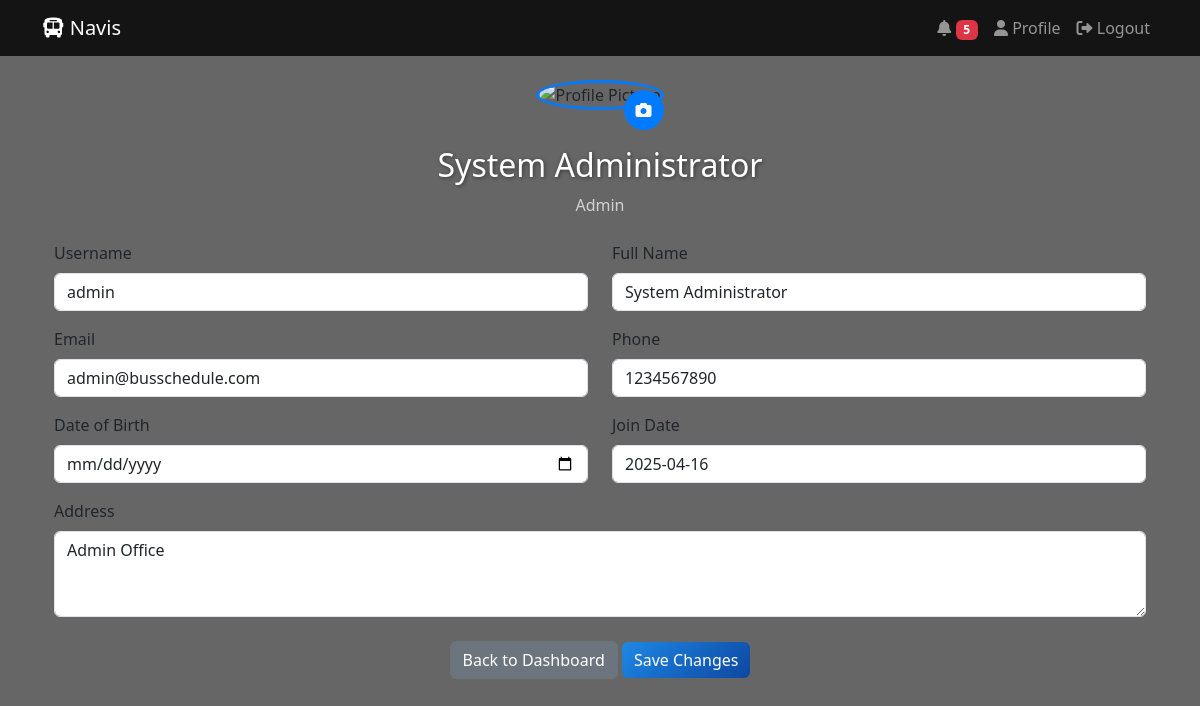
The app's page /profile (signed in), older data.
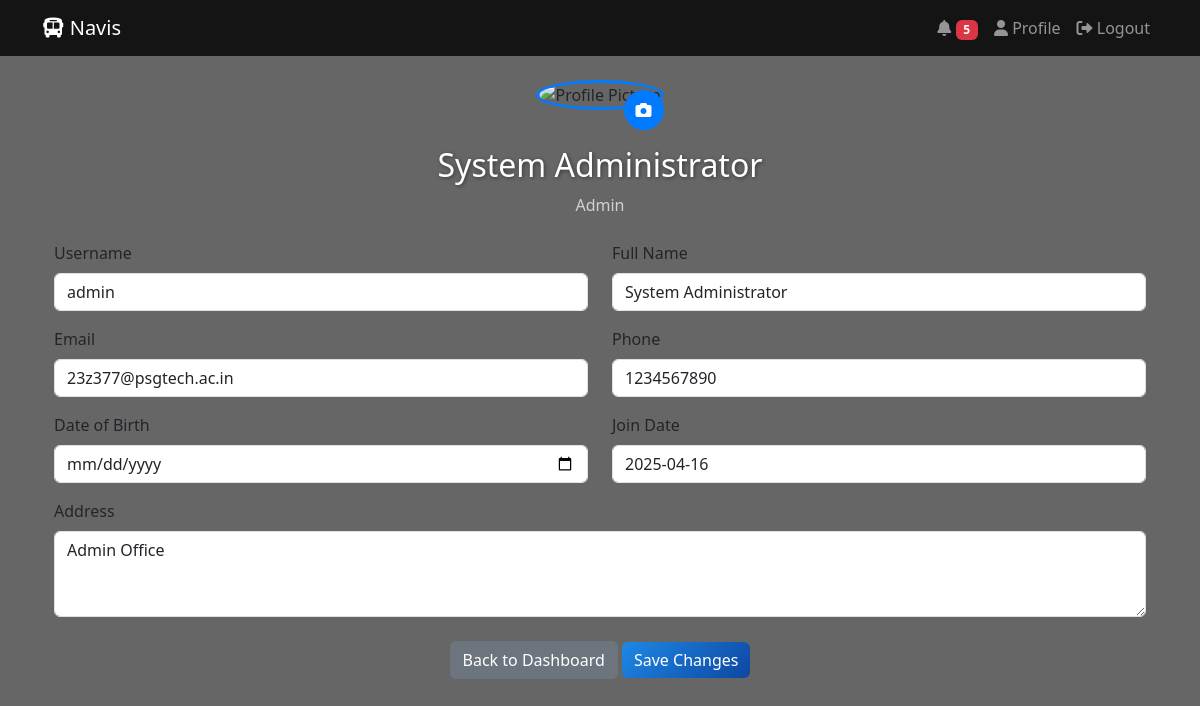
The same page, newer data.
### app.py (models this page shows)
class User(UserMixin, db.Model):
    id = db.Column(db.Integer, primary_key=True)
    username = db.Column(db.String(150), unique=True, nullable=False)
    password = db.Column(db.String(200), nullable=False)
    role = db.Column(db.String(20), nullable=False)  # admin or driver
    full_name = db.Column(db.String(200), nullable=False)
    email = db.Column(db.String(200), nullable=False)
    phone = db.Column(db.String(20), nullable=False)
    address = db.Column(db.Text)
    join_date = db.Column(db.DateTime, default=datetime.utcnow)
    last_login = db.Column(db.DateTime)
    is_active = db.Column(db.Boolean, default=True)
    profile_pic = db.Column(db.String(255))
    emergency_contact = db.Column(db.String(200))
    license_number = db.Column(db.String(100))
    license_expiry = db.Column(db.Date)

### app.py (the view)
@app.route('/profile')
@login_required
def profile():
    if current_user.role == 'driver':
        license = DriverLicense.query.filter_by(driver_username=current_user.username).first()
        return render_template('profile.html', user=current_user, license=license)
    return render_template('profile.html', user=current_user)

### app.py (called while the page is built)
@login_manager.user_loader
def load_user(user_id):
    return User.query.get(int(user_id))

@app.context_processor
def inject_user():
    return dict(current_user=current_user)

@app.context_processor
def inject_notifications():
    unread_count = 0
    if current_user.is_authenticated:
        unread_count = Notification.query.filter_by(
            recipient_username=current_user.username,
            is_read=False
        ).count()
    return dict(unread_count=unread_count)

### templates/profile.html (shortened to what this page needs)
{% extends "base.html" %}
{% block content %}
<div class="container">
    <div class="text-center mb-4">
        <div class="profile-pic-container">
            <img src="{{ url_for('static', filename='profile_pics/' + user.profile_pic) if user.profile_pic else url_for('static', filename='profile_pics/default.png') }}"
                 alt="Profile Picture" class="profile-pic" id="profilePic">
            <label for="profilePicInput" class="edit-pic-btn">
                <i class="fas fa-camera"></i>
            </label>
        </div>
        <h2 class="mt-3">{{ user.full_name }}</h2>
        <p class="text-muted">{{ user.role.title() }}</p>
    </div>
    <form method="POST" action="{{ url_for('update_profile') }}" enctype="multipart/form-data">
        <div class="row mb-3">
            <div class="col-md-6">
                <label for="username" class="form-label">Username</label>
                <input type="text" class="form-control" id="username" value="{{ user.username }}" readonly>
            </div>
            <div class="col-md-6">
                <label for="full_name" class="form-label">Full Name</label>
                <input type="text" class="form-control" id="full_name" name="full_name" value="{{ user.full_name }}" required>
            </div>
        </div>
        <div class="row mb-3">
            <div class="col-md-6">
                <label for="email" class="form-label">Email</label>
                <input type="email" class="form-control" id="email" name="email" value="{{ user.email }}" required>
            </div>
            <div class="col-md-6">
                <label for="phone" class="form-label">Phone</label>
                <input type="tel" class="form-control" id="phone" name="phone" value="{{ user.phone }}" required>
            </div>
        </div>
        <div class="row mb-3">
            <div class="col-md-6">
                <label for="dob" class="form-label">Date of Birth</label>
                <input type="date" class="form-control" id="dob" name="dob" value="{{ user.dob }}">
            </div>
            <div class="col-md-6">
                <label for="join_date" class="form-label">Join Date</label>
                <input type="text" class="form-control" id="join_date" value="{{ user.join_date.strftime('%Y-%m-%d') }}" readonly>
            </div>
        </div>
        <div class="mb-3">
            <label for="address" class="form-label">Address</label>
            <textarea class="form-control" id="address" name="address" rows="3">{{ user.address }}</textarea>
        </div>
        <div class="text-center mt-4">
            <a href="{{ url_for('admin_dashboard') if user.role == 'admin' else url_for('driver_dashboard') }}" class="btn btn-secondary">Back to Dashboard</a>
            <button type="submit" class="btn btn-primary">Save Changes</button>
        </div>
    </form>
</div>
{% endblock %}

Row changes from the older to the newer data that the page shows:
changed User "System Administrator": email "admin@busschedule.com" → "23z377@psgtech.ac.in"
